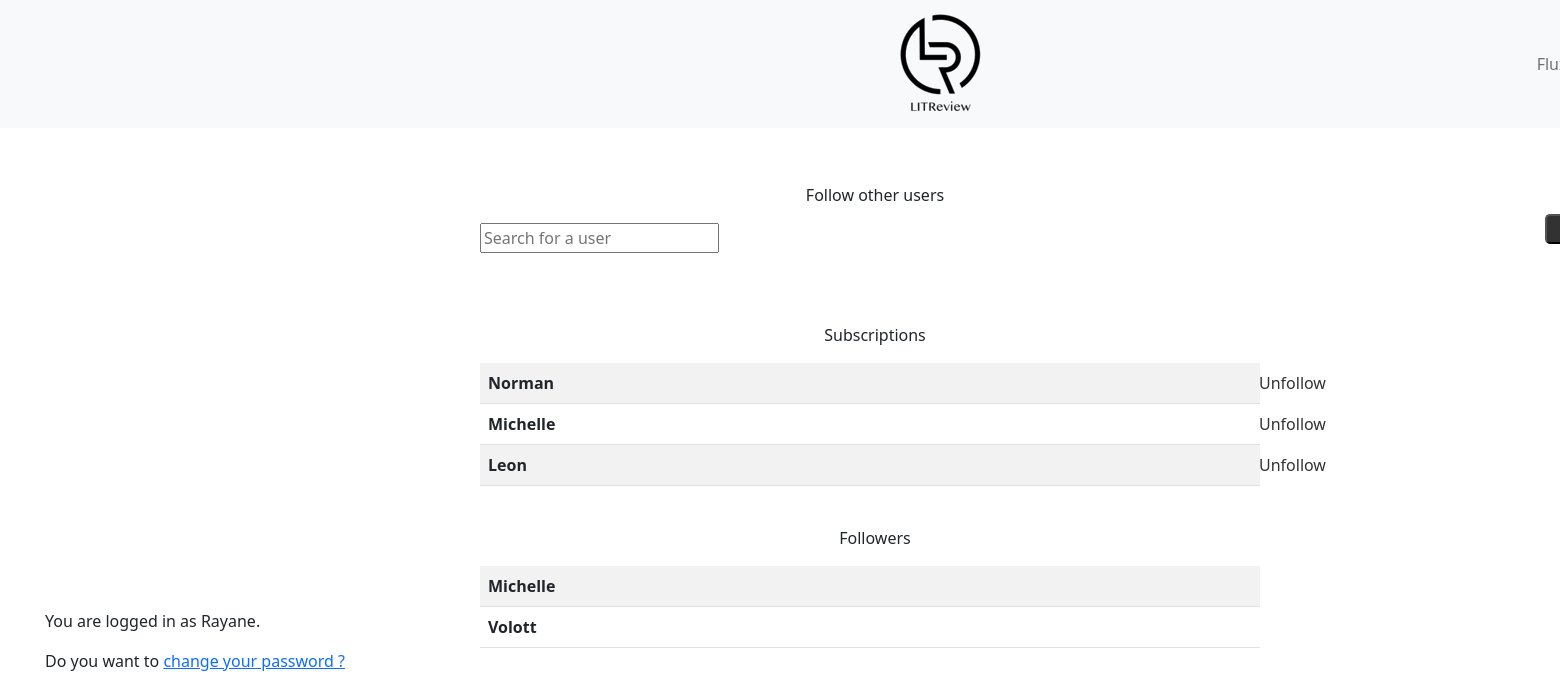
Screenshot of /subscriptions/ (signed in) with the database file from the repository.
### follow/models.py (models this page shows)
class UserFollows(models.Model):
    user = models.ForeignKey(
        to=settings.AUTH_USER_MODEL, on_delete=models.CASCADE, related_name="following"
    )
    followed_user = models.ForeignKey(
        to=settings.AUTH_USER_MODEL,
        on_delete=models.CASCADE,
        related_name="followed_by",
    )
    class Meta:
        unique_together = (
            "user",
            "followed_user",
        )

### authentication/models.py (models this page shows)
class User(AbstractUser):
    SUBSCRIBER = "SUBSCRIBER"
    ROLE_CHOICES = ((SUBSCRIBER, "SUBSCRIBER"),)
    profile_photo = models.ImageField(verbose_name="profile picture")
    role = models.CharField(
        max_length=50, choices=ROLE_CHOICES, verbose_name="Role", null=True
    )
    def __str__(self):
        return self.username

### follow/views.py (the view)
# urls.py: path("subscriptions/", follow.views.subscriptions, name="subscriptions"),
@login_required
def subscriptions(request):
    follows = models.UserFollows.objects.filter(user=request.user)
    followers = models.UserFollows.objects.filter(
        followed_user__username__contains=request.user.username
    )
    return render(
        request,
        "follow/subscriptions.html",
        context={"follows": follows, "followers": followers},
    )

### follow/templates/follow/subscriptions.html (shortened to what this page needs)
{% extends 'base.html' %}
{% block content %}
    {% load static %}
    <link rel="stylesheet" href="{% static 'follow/styles.css' %}" />
    <link rel="stylesheet" href="https://unpkg.com/@trevoreyre/autocomplete-js/dist/style.css" />
    <form method="post" action="{% url 'follower' %}">
        <div class="mb-3">
            <p class="subscriptions_management">Follow other users</p>
        <div id="autocomplete" class="autocomplete">
        <input class="autocomplete-input" placeholder="Search for a user" name="username"/>
        </div>
        </div>
        <button id="search_button" type="submit">Send</button>
    </form><br>
    {% if follows %}
        <div class="mb-3">
                <p class="subscriptions_management">Subscriptions</p>
                <table class="table table-striped">
                      <tbody>
                      {% for follow in follows %}
                        <tr>
                          <th scope="row">{{ follow.followed_user.username }}</th>
                          <td>
                              <form method="get">
                                <a class="unfollow_link" href="{% url 'unfollow_user' follow.followed_user.id %}">Unfollow</a>
                              </form>
                          </td>
                        </tr>
                      {% endfor %}
                      </tbody>
                    </table>
            </div><br>
    {% endif %}
    {% if followers %}
        <div class="mb-3">
            <p class="subscriptions_management">Followers</p>
            <table class="table table-striped">
              <tbody>
              {% for follower in followers %}
                <tr>
                  <th scope="row">{{ follower.user.username }}</th>
                </tr>
              {% endfor %}
              </tbody>
            </table>
        </div>
    {% endif %}
{% endblock content %}

### templates/base.html (shortened to what this page needs)
<!DOCTYPE html>
{% load static %}
<html lang="en">
<head>
    <link rel="stylesheet" href="{% static 'base.css' %}" />
     <link href="https://cdn.jsdelivr.net/npm/bootstrap@5.2.0-beta1/dist/css/bootstrap.min.css" rel="stylesheet"
>
</head>
<body>
    <header>
        <nav class="navbar navbar-expand-lg bg-light">
            <p id="litreview_logo"><img src="{% static 'LitReview_logo.PNG' %}" alt="LitReview logo"/></p>
                  <div class="container-fluid">
                    <div class="collapse navbar-collapse" id="navbarNav">
                        {% if user.is_authenticated %}
                          <ul class="navbar-nav">
                            <li class="nav-item">
                                {% if request.path == '/home/' %}
                                  <a class="nav-link active" aria-current="page" href="{% url 'home' %}">Flux</a>
                                {% else %}
                                    <a class="nav-link" href="{% url 'home' %}">Flux</a>
                                {% endif %}
                            </li>
                          </ul>
                        {% endif %}
                    </div>
                  </div>
            </nav>
    </header>
    {% block content %}{% endblock content %}
    {% if user.is_authenticated %}
        <p id="welcome_message">You are logged in as {{ request.user }}.</p>
        <p id="password_change_suggestion">Do you want to
            <a href="{% url 'password_change' %}">change your password ?</a></p>
    {% endif %}
</body>
</html>

### static/base.css (style rules this page uses)
#litreview_logo { position: relative; width: 150px; margin: auto; left: 880px; }
.navbar-nav { position: relative; left: 1380px; }
#welcome_message, #password_change_suggestion { position: relative; left: 45px; }

### follow/static/follow/styles.css (style rules this page uses)
#search_button { position: relative; background-color: rgb(50, 50, 50); color: rgb(200, 200, 200); border-radius: 5px; text-align: center; height: 30px; width: 150px; left: 1545px; }
.mb-3 { position: relative; width: 50%; left: 480px; top: 55px; }
.subscriptions_management { position: relative; left: 5px; text-align: center; }
.unfollow_link { position: relative; color: rgb(50, 50, 50); border-radius: 5px; text-align: center; text-decoration: none; left: 380px; top: 0px; }

### rows the page displays
UserFollows: followed_user.username "Norman"
UserFollows: followed_user.username "Michelle"
UserFollows: followed_user.username "Leon"
UserFollows: user.username "Michelle"
UserFollows: user.username "Volott"
User: user "Rayane"
